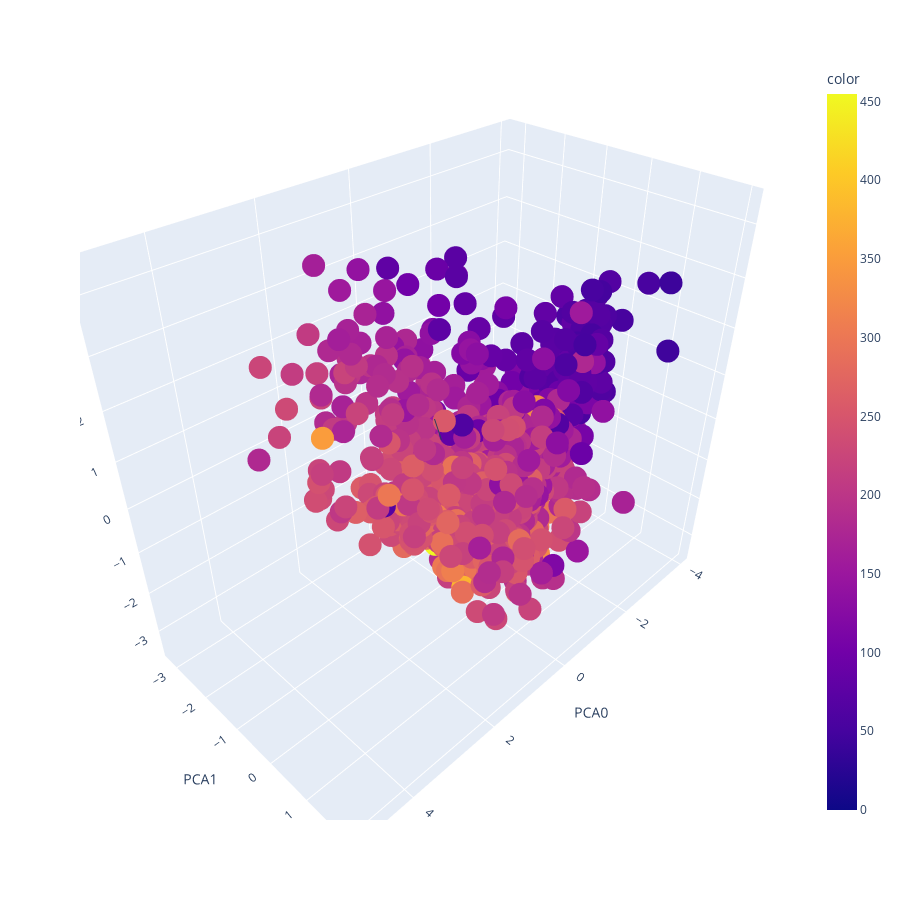

Notebook code cell kept with this figure:
### Code cell
# Représentation dynamique en 3D  des axes factorielles en fonction de le consommation d'energie median
var = pca.explained_variance_ratio_.sum() # variance expliquée
# Plot de la figure
fig = px.scatter_3d(data_frame=result[['PCA0','PCA1','PCA2']], x = 'PCA0', y='PCA1', z='PCA2',
                   color=result['consommation_energie_median'],width=900,height=900)
fig.add_annotation()
fig.show()

### Figure 1 — Plotly figure (JSON) as saved in the notebook; plotly's stock layout.template omitted (floating-point values rounded to 4 significant figures; data arrays with more than 128 entries replaced by an {"elided": "..."} marker saying what was removed)
{"data": [{"hovertemplate": "PCA0=%{x}<br>PCA1=%{y}<br>PCA2=%{z}<br>color=%{marker.color}<extra></extra>", "legendgroup": "", "marker": {"color": {"elided": "1002 float values"}, "coloraxis": "coloraxis", "symbol": "circle"}, "mode": "markers", "name": "", "scene": "scene", "showlegend": false, "type": "scatter3d", "x": {"elided": "1002 float values"}, "y": {"elided": "1002 float values"}, "z": {"elided": "1002 float values"}}], "layout": {"annotations": [{}], "coloraxis": {"colorbar": {"title": {"text": "color"}}, "colorscale": [[0, "#0d0887"], [0.1111, "#46039f"], [0.2222, "#7201a8"], [0.3333, "#9c179e"], [0.4444, "#bd3786"], [0.5556, "#d8576b"], [0.6667, "#ed7953"], [0.7778, "#fb9f3a"], [0.8889, "#fdca26"], [1, "#f0f921"]]}, "height": 900, "legend": {"tracegroupgap": 0}, "margin": {"t": 60}, "scene": {"aspectmode": "auto", "aspectratio": {"x": 1.249, "y": 0.7372, "z": 1.086}, "domain": {"x": [0, 1], "y": [0, 1]}, "xaxis": {"title": {"text": "PCA0"}, "type": "linear"}, "yaxis": {"title": {"text": "PCA1"}, "type": "linear"}, "zaxis": {"title": {"text": "PCA2"}, "type": "linear"}}, "width": 900}}
